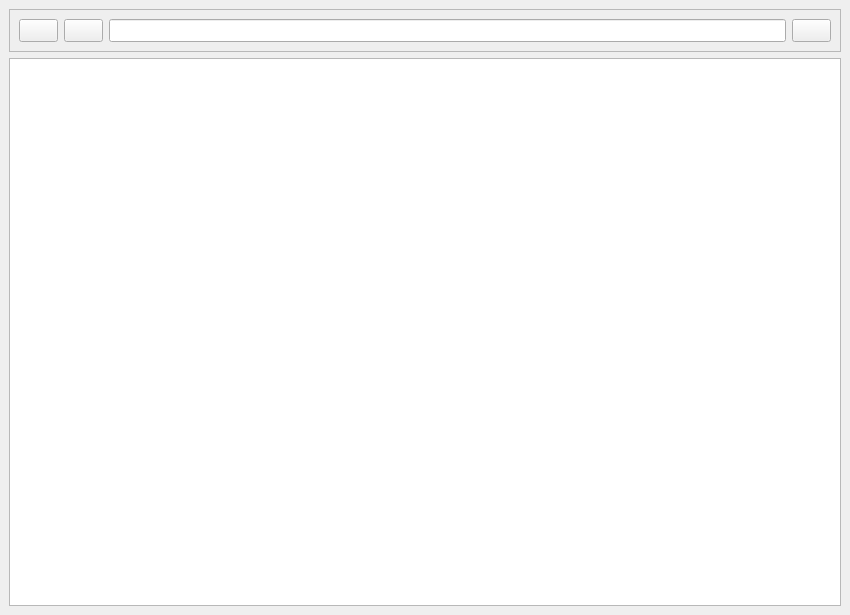
<?xml version="1.0" encoding="UTF-8"?>
<ui version="4.0">
 <class>MainWindow</class>
 <widget class="QMainWindow" name="MainWindow">
  <property name="geometry">
   <rect>
    <x>0</x>
    <y>0</y>
    <width>850</width>
    <height>615</height>
   </rect>
  </property>
  <property name="windowTitle">
   <string>Disk Explorer</string>
  </property>
  <property name="windowIcon">
   <iconset theme="QIcon::ThemeIcon::FolderOpen"/>
  </property>
  <property name="styleSheet">
   <string notr="true"/>
  </property>
  <widget class="QWidget" name="centralwidget">
   <property name="styleSheet">
    <string notr="true">font-family: Roboto;</string>
   </property>
   <layout class="QHBoxLayout" name="horizontalLayout_2">
    <item>
     <layout class="QVBoxLayout" name="verticalLayout">
      <item>
       <widget class="QFrame" name="frame">
        <property name="styleSheet">
         <string notr="true"/>
        </property>
        <property name="frameShape">
         <enum>QFrame::Shape::StyledPanel</enum>
        </property>
        <property name="frameShadow">
         <enum>QFrame::Shadow::Raised</enum>
        </property>
        <layout class="QHBoxLayout" name="horizontalLayout">
         <item>
          <widget class="QPushButton" name="back_button">
           <property name="text">
            <string/>
           </property>
           <property name="icon">
            <iconset resource="../resources/resources.qrc">
             <normaloff>:/icons/arrow_back</normaloff>:/icons/arrow_back</iconset>
           </property>
          </widget>
         </item>
         <item>
          <widget class="QPushButton" name="forward_button">
           <property name="text">
            <string/>
           </property>
           <property name="icon">
            <iconset resource="../resources/resources.qrc">
             <normaloff>:/icons/arrow_forward</normaloff>:/icons/arrow_forward</iconset>
           </property>
          </widget>
         </item>
         <item>
          <widget class="QLineEdit" name="path_edit">
           <property name="cursor">
            <cursorShape>IBeamCursor</cursorShape>
           </property>
          </widget>
         </item>
         <item>
          <widget class="QPushButton" name="change_color_button">
           <property name="text">
            <string/>
           </property>
           <property name="icon">
            <iconset resource="../resources/resources.qrc">
             <normaloff>:/icons/light_mode_icon</normaloff>:/icons/light_mode_icon</iconset>
           </property>
          </widget>
         </item>
        </layout>
       </widget>
      </item>
      <item>
       <widget class="QTableView" name="table_view">
        <property name="sortingEnabled">
         <bool>true</bool>
        </property>
       </widget>
      </item>
     </layout>
    </item>
   </layout>
  </widget>
  <action name="action">
   <property name="text">
    <string>О программе</string>
   </property>
  </action>
  <action name="action_3">
   <property name="text">
    <string>Файл</string>
   </property>
  </action>
  <action name="action_4">
   <property name="text">
    <string>Папку</string>
   </property>
  </action>
 </widget>
 <resources>
  <include location="../resources/resources.qrc"/>
 </resources>
 <connections/>
</ui>
